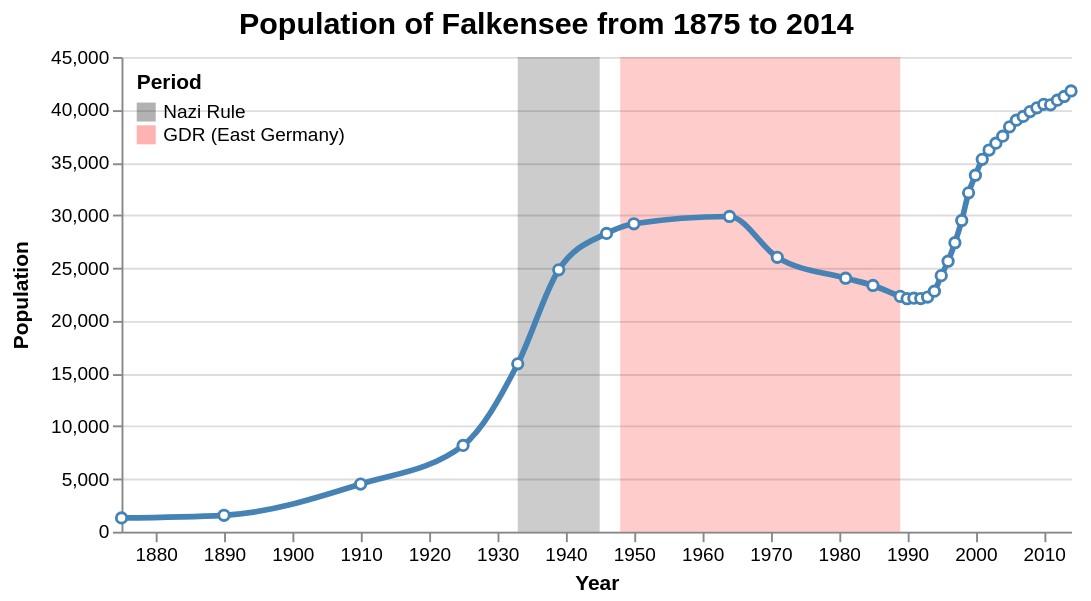

Describe this chart as a Vega-Lite specification.
### Vega specification from a JSON file in a GitHub repository (floating-point values rounded to 4 significant figures)
{"$schema": "https://vega.github.io/schema/vega/v3.0.json", "width": 500, "height": 250, "padding": 5, "config": {"title": {"fontSize": 16}}, "title": {"text": {"signal": "'Population of Falkensee from ' + years[0] + ' to ' + years[1]"}}, "data": [{"name": "table", "values": [{"year": 1875, "population": 1309}, {"year": 1890, "population": 1558}, {"year": 1910, "population": 4512}, {"year": 1925, "population": 8180}, {"year": 1933, "population": 15915}, {"year": 1939, "population": 24824}, {"year": 1946, "population": 28275}, {"year": 1950, "population": 29189}, {"year": 1964, "population": 29881}, {"year": 1971, "population": 26007}, {"year": 1981, "population": 24029}, {"year": 1985, "population": 23340}, {"year": 1989, "population": 22307}, {"year": 1990, "population": 22087}, {"year": 1991, "population": 22139}, {"year": 1992, "population": 22105}, {"year": 1993, "population": 22242}, {"year": 1994, "population": 22801}, {"year": 1995, "population": 24273}, {"year": 1996, "population": 25640}, {"year": 1997, "population": 27393}, {"year": 1998, "population": 29505}, {"year": 1999, "population": 32124}, {"year": 2000, "population": 33791}, {"year": 2001, "population": 35297}, {"year": 2002, "population": 36179}, {"year": 2003, "population": 36829}, {"year": 2004, "population": 37493}, {"year": 2005, "population": 38376}, {"year": 2006, "population": 39008}, {"year": 2007, "population": 39366}, {"year": 2008, "population": 39821}, {"year": 2009, "population": 40179}, {"year": 2010, "population": 40511}, {"year": 2011, "population": 40465}, {"year": 2012, "population": 40905}, {"year": 2013, "population": 41258}, {"year": 2014, "population": 41777}], "transform": [{"type": "extent", "field": "year", "signal": "years"}]}, {"name": "annotation", "values": [{"start": 1933, "end": 1945, "text": "Nazi Rule"}, {"start": 1948, "end": 1989, "text": "GDR (East Germany)"}]}], "scales": [{"name": "x", "type": "linear", "range": "width", "zero": false, "domain": {"data": "table", "field": "year"}}, {"name": "y", "type": "linear", "range": "height", "nice": true, "zero": true, "domain": {"data": "table", "field": "population"}}, {"name": "color", "type": "ordinal", "domain": {"data": "annotation", "field": "text"}, "range": ["black", "red"]}], "axes": [{"orient": "left", "scale": "y", "title": "Population", "titlePadding": 10, "grid": true}, {"orient": "bottom", "scale": "x", "format": "d", "title": "Year", "tickCount": 15}], "marks": [{"type": "rect", "from": {"data": "annotation"}, "encode": {"enter": {"x": {"scale": "x", "field": "start"}, "x2": {"scale": "x", "field": "end"}, "y": {"value": 0}, "y2": {"signal": "height"}, "fill": {"scale": "color", "field": "text"}, "opacity": {"value": 0.2}}}}, {"type": "line", "from": {"data": "table"}, "encode": {"enter": {"interpolate": {"value": "monotone"}, "x": {"scale": "x", "field": "year"}, "y": {"scale": "y", "field": "population"}, "stroke": {"value": "steelblue"}, "strokeWidth": {"value": 3}}}}, {"type": "symbol", "from": {"data": "table"}, "encode": {"enter": {"x": {"scale": "x", "field": "year"}, "y": {"scale": "y", "field": "population"}, "stroke": {"value": "steelblue"}, "strokeWidth": {"value": 1.5}, "fill": {"value": "white"}, "size": {"value": 30}}}}], "legends": [{"fill": "color", "title": "Period", "orient": "top-left", "offset": 8, "encode": {"symbols": {"update": {"strokeWidth": {"value": 0}, "shape": {"value": "square"}, "opacity": {"value": 0.3}}}}}]}
